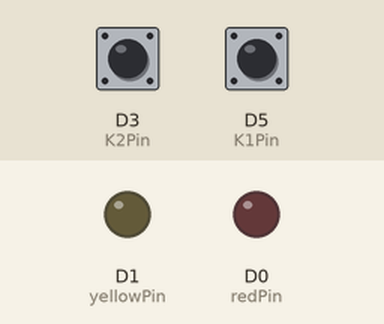
A sketch run on a simulated ESP8266 (NodeMCU). Parts: output pins drawn as LEDs (lit = HIGH). Dashed ring = blinking. The test bench sets the inputs (shaded band); at power-on: D3 (K2Pin) HIGH, D5 (K1Pin) HIGH.

Above: at 1.2 s.
1.3 s: D3 (K2Pin) pulled LOW for 1 s
At 3.1 s:
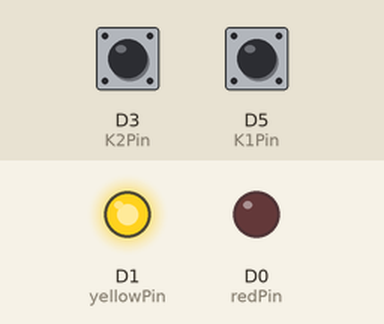
3.8 s: D5 (K1Pin) pulled LOW for 3.2 s
At 4.1 s:
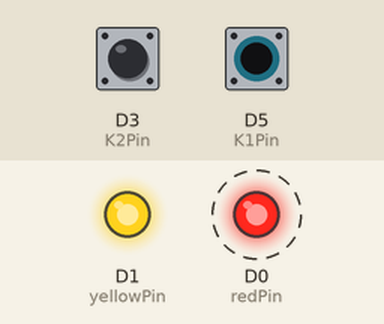
8.5 s: D5 (K1Pin) pulled LOW for 0.15 s
At 9.2 s:
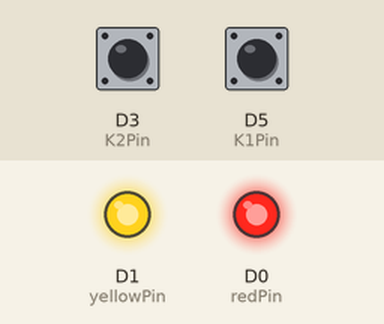
10.2 s: D3 (K2Pin) pulled LOW for 0.15 s
At 11.6 s:
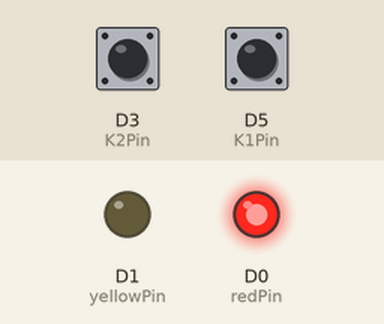
11.9 s: D3 (K2Pin) pulled LOW for 3.2 s
At 12.2 s:
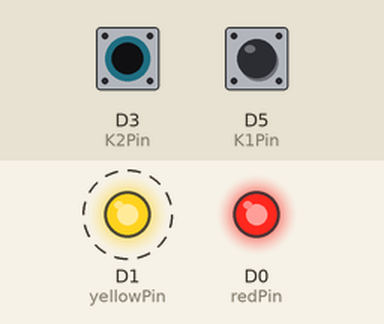
Timing chart, 0 to 16.6 s (numbered marks = the images above; inputs shaded):
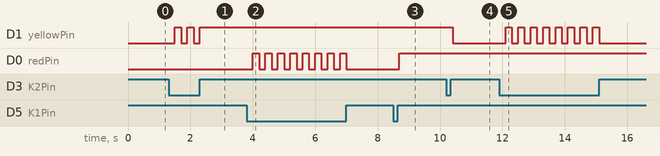

The sketch:

LEDopen.ino
```cpp
#define redPin D0
#define K1Pin D5
#define yellowPin D1
#define K2Pin D3

int redVal = 0;
int yelVal = 0;

void setup() {
  pinMode(redPin, OUTPUT);
  pinMode(K1Pin, INPUT_PULLUP);

  pinMode(yellowPin, OUTPUT);
  pinMode(K2Pin, INPUT_PULLUP);

}

void loop() {
  if(digitalRead(K1Pin) == LOW){
    redVal=!redVal;
    delay(200);
  }
    if(digitalRead(K2Pin) == LOW){
    yelVal=!yelVal;
    delay(200);
    }
digitalWrite(redPin, redVal);
digitalWrite(yellowPin, yelVal);
}
```

Measured:
- after the input at 1.3 s, D1 (yellowPin): alternates HIGH for 0.20 s and LOW for 0.20 s, 5 changes in all, then stays HIGH, starting after 0.20 s
- after the input at 3.8 s, D0 (redPin): alternates HIGH for 0.20 s and LOW for 0.20 s, 16 changes in all, then stays LOW, starting after 0.20 s
- after the input at 8.5 s, D0 (redPin): LOW → HIGH after 0.20 s
- after the input at 10.2 s, D1 (yellowPin): HIGH → LOW after 0.20 s
- after the input at 11.9 s, D1 (yellowPin): alternates HIGH for 0.20 s and LOW for 0.20 s, 16 changes in all, then stays LOW, starting after 0.20 s
